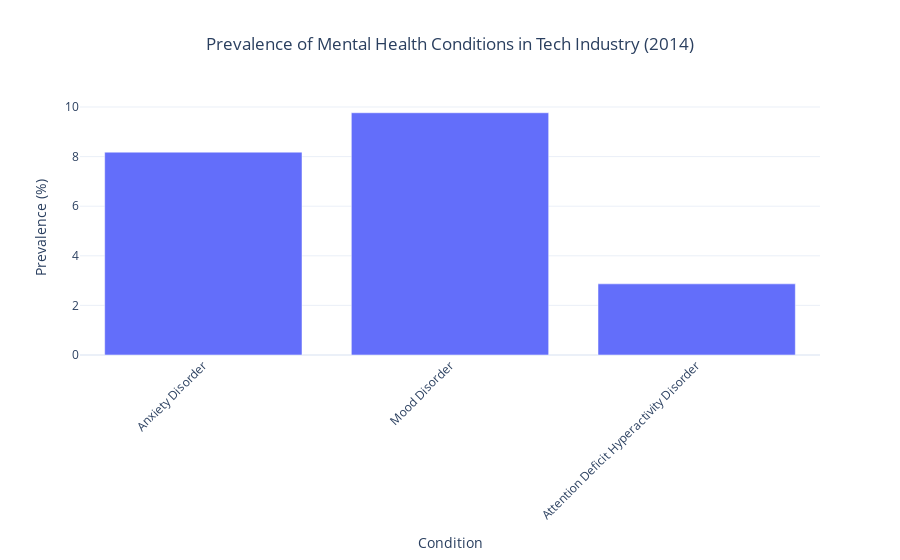

Write notebook code for a chart like this one.
### Markdown cell above
# Mental Health Conditions Prevalence Analysis

Let's analyze the prevalence of mental health conditions in the tech industry.

### Code cell
diagnosis_responses = df[df['question_text'] == "If yes, what condition(s) have you been diagnosed with?"]

conditions = [
    "Anxiety Disorder",
    "Mood Disorder",
    "Attention Deficit Hyperactivity Disorder"
]

conditions_plot_data = []
total_respondents = df['user_id'].nunique()

for condition in conditions:
    condition_count = diagnosis_responses[
        diagnosis_responses['answer_text'].str.contains(condition, na=False, case=False)
    ]['user_id'].nunique()

    prevalence = (condition_count / total_respondents) * 100

    # Calculate confidence intervals
    z = 1.96  # 95% confidence level
    n = total_respondents
    p = prevalence / 100

    ci_lower = ((p + z * z / (2 * n) - z * np.sqrt((p * (1 - p) + z * z / (4 * n)) / n)) / (1 + z * z / n)) * 100
    ci_upper = ((p + z * z / (2 * n) + z * np.sqrt((p * (1 - p) + z * z / (4 * n)) / n)) / (1 + z * z / n)) * 100

    conditions_plot_data.append({
        'Condition': condition,
        'Prevalence': prevalence,
        'CI_lower': ci_lower,
        'CI_upper': ci_upper,
        'Count': condition_count
    })

conditions_df = pd.DataFrame(conditions_plot_data)

fig = px.bar(conditions_df,
             x='Condition',
             y='Prevalence',
             error_y=conditions_df.apply(lambda row: {'array': [row['CI_upper'] - row['Prevalence']]}, axis=1),
             error_y_minus=conditions_df.apply(lambda row: {'array': [row['Prevalence'] - row['CI_lower']]}, axis=1),
             title='Prevalence of Mental Health Conditions in Tech Industry (2014)')

fig.update_layout(
    xaxis_title="Condition",
    yaxis_title="Prevalence (%)",
    title_x=0.5,
    template='plotly_white',
    showlegend=False,
    xaxis_tickangle=-45
)

fig.update_traces(
    hovertemplate="<br>".join([
        "<b>%{x}</b>",
        "Prevalence: %{y:.1f}%",
        "95% CI: (%{customdata[0]:.1f}% - %{customdata[1]:.1f}%)",
        "Count: %{customdata[2]}",
        "<extra></extra>"
    ]),
    customdata=conditions_df[['CI_lower', 'CI_upper', 'Count']]
)

fig.show()

print("\nDetailed Statistics:")
for _, row in conditions_df.iterrows():
    print(f"\n{row['Condition']}:")
    print(f"Prevalence: {row['Prevalence']:.1f}%")
    print(f"95% CI: ({row['CI_lower']:.1f}% - {row['CI_upper']:.1f}%)")
    print(f"Count: {row['Count']}")

### Figure 1 — Plotly figure (JSON) as saved in the notebook; plotly's stock layout.template omitted (floating-point values rounded to 4 significant figures)
{"data": [{"alignmentgroup": "True", "error_y": {"array": [{"array": [0.8656]}, {"array": [0.9329]}, {"array": [0.5482]}], "arrayminus": [{"array": [0.7895]}, {"array": [0.8597]}, {"array": [0.4625]}]}, "hovertemplate": "<b>%{x}</b><br>Prevalence: %{y:.1f}%<br>95% CI: (%{customdata[0]:.1f}% - %{customdata[1]:.1f}%)<br>Count: %{customdata[2]}<br><extra></extra>", "legendgroup": "", "marker": {"color": "#636efa", "pattern": {"shape": ""}}, "name": "", "offsetgroup": "", "orientation": "v", "showlegend": false, "textposition": "auto", "x": ["Anxiety Disorder", "Mood Disorder", "Attention Deficit Hyperactivity Disorder"], "xaxis": "x", "y": [8.179, 9.768, 2.869], "yaxis": "y", "type": "bar", "customdata": [[7.39, 9.045, 345.0], [8.908, 10.7, 412.0], [2.406, 3.417, 121.0]]}], "layout": {"xaxis": {"anchor": "y", "domain": [0.0, 1.0], "title": {"text": "Condition"}, "tickangle": -45}, "yaxis": {"anchor": "x", "domain": [0.0, 1.0], "title": {"text": "Prevalence (%)"}}, "legend": {"tracegroupgap": 0}, "title": {"text": "Prevalence of Mental Health Conditions in Tech Industry (2014)", "x": 0.5}, "barmode": "relative", "showlegend": false}}
